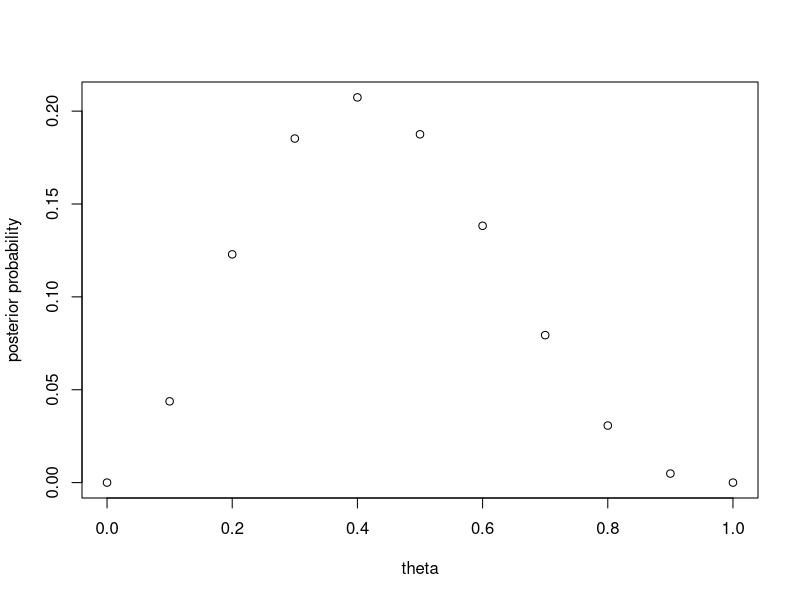

Write R code to recreate this figure.

require(rms)
require(Hmisc)

#
#### 4.2 Prediction in the Bus Problem [Bayes' Box] ####
# predicting a good bus given the data that 2 out of 5 bus are good:

# a vector of probabilities
theta = seq(0, 1, by = 0.1)

# prior distribution
prior = rep(1/11, 11) # uniform distribution

# likelihood function
lik = dbinom(2, 5, theta)

# posterior distribution = prior * likelihood
h = prior*lik
post = h/sum(h) # normalising constant


## probability of good bus tomorrow:
# This happens to be the same as the posterior expectation of theta
prob_tomorrow = sum(theta*post) # 42.87%


#
#### 5. Parameter Estimation: Analytical Methods ####

# Analytical methods only work on some cases.
# If analytical methods do not work, we will use MCMC and JAGS!

### Choice of different priors other than Uniform prior

## 2. Emphasising the extremes:
# p(theta) ~ theta^-0.5 * (1-theta)^-0.5
# or.. inverse binomial


## 3. Well informed prior:
# p(theta) ~ theta^100 * (1-theta)^100
# just put more weight to the prior


## General Form = Beta Distribution ##
# p(x|a, b) ~ x^(a-1) * (1-x)^(b-1)

# when data is very large, the choice of prior does not matter much
# however when data is small, the choice of prior can means a lot <<< this means we need more data

#### 6. Summarising the Posterior Distribution ####

# Summarising posterior distribution depends on the shape

# if it is normal, then just do mean +- SD

# if it has multiple peaks, then display mean, median, mode

## To estimate mean median mode, you use loss functions
# quadratic loss function = mean
# absolute loss function = median
# all-or-nothing loss function = mode

### Computing Point Estimates from a Bayes' Box

# posterior mean is simple to get:
post_mean = sum(theta*post)

# posterior mode:
highest_prob = max(post)
post_mode = theta[post == highest_prob]

# posterior median:
csF = cumsum(post)
dist = abs(csF - 0.5)
post_median = theta[dist == min(dist)]

# Credible Intervals:
# similar to median, just use 0.025 and 0.975

#### 7. Hypothesis Testing and Model Selection ####

# Let's assume the mean Systolic Blood Pressure (SBP) in the population is 120mmHg with SD = 15 mmHg
# We do a trial on 100 sample and get a mean of 115.9 mmHg
# Test the hypothesis that the mean is below 120 mmHg

#### 8. Markov Chain Monte Carlo ####

plot(theta, post, xlab = "theta", ylab = "posterior probability")

# markov chain monte carlo is an algorithm that generates random samples of parameter values
# drawn from the posterior distribution.


#### 9. Just Another Gibbs Sampler (JAGS) ####
